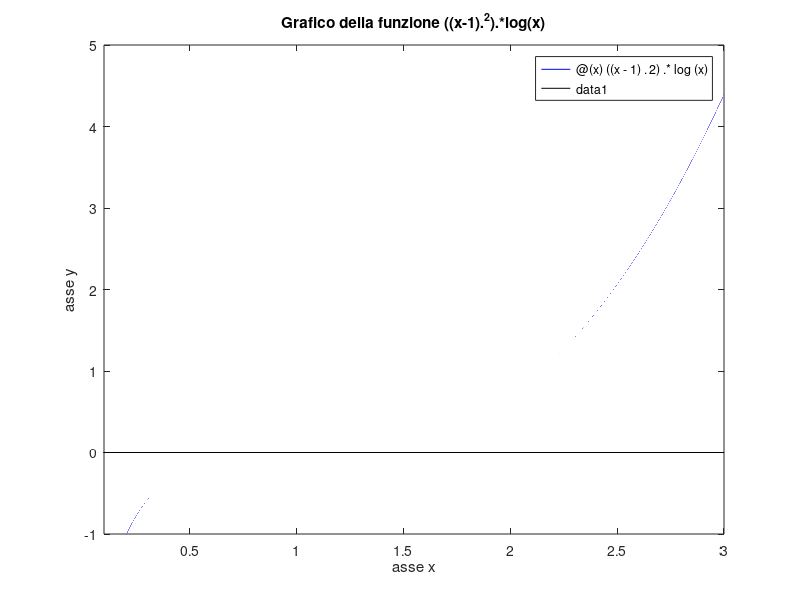

The MATLAB source for this figure: (Note: this script raises an error after producing the figure.)
% Definizione della funzione ed eventuale intervallo
f=@(x) ((x-1).^2).*log(x); a=0.1; b=3;

% Definizione derivata prima
df=@(x) 2*(x-1).*log(x)+((x-1).^2)./x;

% grafico della funzione
figure(1)
fplot(f,[a,b],'b-');
hold on;
plot([a b],[0,0],'k-');
title('Grafico della funzione ((x-1).^2).*log(x)');
xlabel('asse x');
ylabel('asse y');
axis([a b -1 5]);
hold off;


%inizializzazione valori in input
x0=1.5;
toldif=1e-9;
maxit=100;

r=1;  %Metodo di Newton
% chiamata della function newtonmod
[xN,iterN,scartiN]=newtonmod(f,df,x0,toldif,maxit,r);

r=3;  %Metodo di Newton Modificato
% chiamata della function newtonmod
[xmod,itermod,scartimod]=newtonmod(f,df,x0,toldif,maxit,r);


% grafico semilogaritmico degli scarti
figure(2)
semilogy(1:iterN, abs(scartiN), 'm-*','LineWidth',3);
hold on;
semilogy(1:itermod, abs(scartimod), 'b-o','LineWidth',3);
title('Profilo di convergenza N. Modificato versus Newton');
xlabel('N.iterazioni');
ylabel('scarti');
legend('N','NM');
hold off
print -dpng modificato.png
